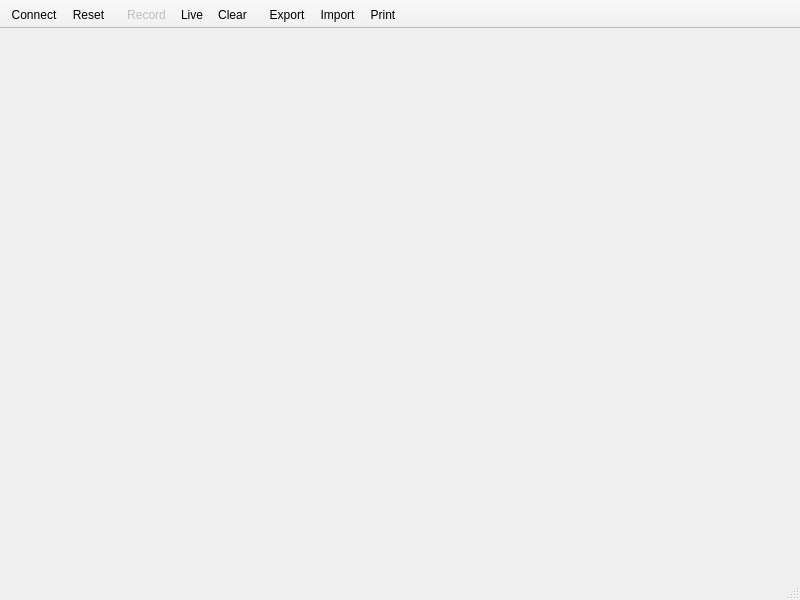
<?xml version="1.0" encoding="UTF-8"?>
<ui version="4.0">
 <class>UIMainWindow</class>
 <widget class="QMainWindow" name="UIMainWindow">
  <property name="geometry">
   <rect>
    <x>0</x>
    <y>0</y>
    <width>800</width>
    <height>600</height>
   </rect>
  </property>
  <property name="minimumSize">
   <size>
    <width>500</width>
    <height>450</height>
   </size>
  </property>
  <property name="windowIcon">
   <iconset resource="../resources.qrc">
    <normaloff>:/Symbols/icon.xpm</normaloff>:/Symbols/icon.xpm</iconset>
  </property>
  <widget class="QWidget" name="centralwidget"/>
  <widget class="QStatusBar" name="statusbar"/>
  <widget class="QToolBar" name="toolBarDMM">
   <property name="windowTitle">
    <string>DMM</string>
   </property>
   <property name="toolTip">
    <string/>
   </property>
   <property name="movable">
    <bool>false</bool>
   </property>
   <property name="toolButtonStyle">
    <enum>Qt::ToolButtonTextUnderIcon</enum>
   </property>
   <property name="floatable">
    <bool>false</bool>
   </property>
   <attribute name="toolBarArea">
    <enum>TopToolBarArea</enum>
   </attribute>
   <attribute name="toolBarBreak">
    <bool>false</bool>
   </attribute>
   <addaction name="action_Connect"/>
   <addaction name="action_Reset"/>
  </widget>
  <widget class="QToolBar" name="toolBarRecorder">
   <property name="windowTitle">
    <string>Graph</string>
   </property>
   <property name="toolTip">
    <string/>
   </property>
   <property name="movable">
    <bool>false</bool>
   </property>
   <property name="toolButtonStyle">
    <enum>Qt::ToolButtonTextUnderIcon</enum>
   </property>
   <attribute name="toolBarArea">
    <enum>TopToolBarArea</enum>
   </attribute>
   <attribute name="toolBarBreak">
    <bool>false</bool>
   </attribute>
   <addaction name="action_Record"/>
   <addaction name="action_Live"/>
   <addaction name="action_Clear"/>
  </widget>
  <widget class="QToolBar" name="toolBarFile">
   <property name="windowTitle">
    <string>File</string>
   </property>
   <property name="movable">
    <bool>false</bool>
   </property>
   <property name="toolButtonStyle">
    <enum>Qt::ToolButtonTextUnderIcon</enum>
   </property>
   <property name="floatable">
    <bool>false</bool>
   </property>
   <attribute name="toolBarArea">
    <enum>TopToolBarArea</enum>
   </attribute>
   <attribute name="toolBarBreak">
    <bool>false</bool>
   </attribute>
   <addaction name="action_Export"/>
   <addaction name="action_Import"/>
   <addaction name="action_Print"/>
  </widget>
  <widget class="QToolBar" name="toolBarMenu">
   <property name="windowTitle">
    <string>Menu</string>
   </property>
   <property name="movable">
    <bool>false</bool>
   </property>
   <property name="toolButtonStyle">
    <enum>Qt::ToolButtonTextUnderIcon</enum>
   </property>
   <property name="floatable">
    <bool>false</bool>
   </property>
   <attribute name="toolBarArea">
    <enum>TopToolBarArea</enum>
   </attribute>
   <attribute name="toolBarBreak">
    <bool>false</bool>
   </attribute>
  </widget>
  <action name="action_Export">
   <property name="icon">
    <iconset theme="document-export"/>
   </property>
   <property name="text">
    <string>&amp;Export</string>
   </property>
   <property name="toolTip">
    <string>Export graph</string>
   </property>
   <property name="whatsThis">
    <string>&lt;html&gt;&lt;head/&gt;&lt;body&gt;&lt;p&gt;&lt;span style=&quot; font-weight:600;&quot;&gt;Export the recording&lt;/span&gt;&lt;/p&gt;&lt;p&gt;Writes the recording as CSV, Excel or OpenDocument: one row per sample time, or every reading at its time.&lt;/p&gt;&lt;/body&gt;&lt;/html&gt;</string>
   </property>
   <property name="shortcut">
    <string notr="true">Ctrl+E</string>
   </property>
   <property name="iconVisibleInMenu">
    <bool>true</bool>
   </property>
  </action>
  <action name="action_Import">
   <property name="icon">
    <iconset theme="document-import"/>
   </property>
   <property name="text">
    <string>&amp;Import</string>
   </property>
   <property name="toolTip">
    <string>Import graph</string>
   </property>
   <property name="whatsThis">
    <string>&lt;html&gt;&lt;head/&gt;&lt;body&gt;&lt;p&gt;&lt;span style=&quot; font-weight:600;&quot;&gt;Import a recording&lt;/span&gt;&lt;/p&gt;&lt;p&gt;Loads a file exported before into the graph, to zoom, scroll and export. A file QtDMM cannot read is refused.&lt;/p&gt;&lt;/body&gt;&lt;/html&gt;</string>
   </property>
   <property name="shortcut">
    <string notr="true">Ctrl+I</string>
   </property>
   <property name="iconVisibleInMenu">
    <bool>true</bool>
   </property>
  </action>
  <action name="action_Print">
   <property name="icon">
    <iconset theme="document-print"/>
   </property>
   <property name="text">
    <string>&amp;Print</string>
   </property>
   <property name="toolTip">
    <string>Print graph</string>
   </property>
   <property name="whatsThis">
    <string>&lt;html&gt;&lt;head/&gt;&lt;body&gt;&lt;p&gt;&lt;span style=&quot; font-weight:600;&quot;&gt;Print the graph&lt;/span&gt;&lt;/p&gt;&lt;p&gt;A dialog asks for a title and a comment and lets you choose the printer; printing into a PDF file works too.&lt;/p&gt;&lt;/body&gt;&lt;/html&gt;</string>
   </property>
   <property name="shortcut">
    <string notr="true">Ctrl+P</string>
   </property>
   <property name="iconVisibleInMenu">
    <bool>true</bool>
   </property>
  </action>
  <action name="action_Configure">
   <property name="icon">
    <iconset theme="configure"/>
   </property>
   <property name="text">
    <string>&amp;Configure</string>
   </property>
   <property name="whatsThis">
    <string>&lt;html&gt;&lt;head/&gt;&lt;body&gt;&lt;p&gt;&lt;span style=&quot; font-weight:600;&quot;&gt;Settings&lt;/span&gt;&lt;/p&gt;&lt;p&gt;The settings: appearance, graph, recording, alarms and the SCPI server. The meter is set up with Add device.&lt;/p&gt;&lt;/body&gt;&lt;/html&gt;</string>
   </property>
   <property name="shortcut">
    <string notr="true">F8</string>
   </property>
   <property name="iconVisibleInMenu">
    <bool>true</bool>
   </property>
  </action>
  <action name="action_Quit">
   <property name="icon">
    <iconset theme="application-exit"/>
   </property>
   <property name="text">
    <string>&amp;Quit</string>
   </property>
   <property name="whatsThis">
    <string>&lt;html&gt;&lt;head/&gt;&lt;body&gt;&lt;p&gt;&lt;span style=&quot; font-weight:600;&quot;&gt;Quit QtDMM&lt;/span&gt;&lt;/p&gt;&lt;p&gt;When a recording is not saved yet, QtDMM offers to export it first.&lt;/p&gt;&lt;/body&gt;&lt;/html&gt;</string>
   </property>
   <property name="shortcut">
    <string notr="true">Ctrl+Q</string>
   </property>
   <property name="iconVisibleInMenu">
    <bool>true</bool>
   </property>
  </action>
  <action name="action_Connect">
   <property name="checkable">
    <bool>true</bool>
   </property>
   <property name="icon">
    <iconset theme="network-connect"/>
   </property>
   <property name="text">
    <string>&amp;Connect</string>
   </property>
   <property name="toolTip">
    <string>Connect/Disconnect DMM</string>
   </property>
   <property name="whatsThis">
    <string>&lt;html&gt;&lt;head/&gt;&lt;body&gt;&lt;p&gt;&lt;span style=&quot; font-weight:600;&quot;&gt;Connect to the Multimeter&lt;/span&gt;&lt;/p&gt;&lt;p&gt;This will establish the serial connection to the dmm. If not connected the serial port is free and can be used by other software.&lt;/p&gt;&lt;/body&gt;&lt;/html&gt;</string>
   </property>
   <property name="shortcut">
    <string notr="true">Ctrl+C</string>
   </property>
   <property name="iconVisibleInMenu">
    <bool>true</bool>
   </property>
  </action>
  <action name="action_Graph">
   <property name="checkable">
    <bool>true</bool>
   </property>
   <property name="checked">
    <bool>true</bool>
   </property>
   <property name="icon">
    <iconset theme="office-chart-line"/>
   </property>
   <property name="text">
    <string>&amp;Graph</string>
   </property>
   <property name="toolTip">
    <string>show or hide the graph</string>
   </property>
   <property name="whatsThis">
    <string>&lt;html&gt;&lt;head/&gt;&lt;body&gt;&lt;p&gt;&lt;span style=&quot; font-weight:600;&quot;&gt;Graph&lt;/span&gt;&lt;/p&gt;&lt;p&gt;Show or hide the graph. Recording continues while the graph is hidden; with only the display and the meter panels visible the window can be made much smaller.&lt;/p&gt;&lt;/body&gt;&lt;/html&gt;</string>
   </property>
   <property name="iconVisibleInMenu">
    <bool>true</bool>
   </property>
   <property name="shortcut">
    <string notr="true">Ctrl+G</string>
   </property>
  </action>
  <action name="action_Reset">
   <property name="icon">
    <iconset theme="edit-clear-history"/>
   </property>
   <property name="text">
    <string>&amp;Reset</string>
   </property>
   <property name="toolTip">
    <string>reset min/max</string>
   </property>
   <property name="whatsThis">
    <string>&lt;html&gt;&lt;head/&gt;&lt;body&gt;&lt;p&gt;&lt;span style=&quot; font-weight:600;&quot;&gt;Reset min/max values&lt;/span&gt;&lt;/p&gt;&lt;p&gt;The min/max values in the display will be reset. You can activate this option at any time. &lt;/p&gt;&lt;/body&gt;&lt;/html&gt;</string>
   </property>
   <property name="shortcut">
    <string notr="true">F4</string>
   </property>
   <property name="iconVisibleInMenu">
    <bool>true</bool>
   </property>
  </action>
  <action name="action_ConfigureDMM">
   <property name="text">
    <string>&amp;Device settings...</string>
   </property>
   <property name="whatsThis">
    <string>&lt;html&gt;&lt;head/&gt;&lt;body&gt;&lt;p&gt;&lt;span style=&quot; font-weight:600;&quot;&gt;Device settings&lt;/span&gt;&lt;/p&gt;&lt;p&gt;The settings of the device in use, as Settings... in its context menu in the sidebar. Without a device: Add device.&lt;/p&gt;&lt;/body&gt;&lt;/html&gt;</string>
   </property>
   <property name="shortcut">
    <string notr="true">Shift+F8</string>
   </property>
   <property name="iconVisibleInMenu">
    <bool>true</bool>
   </property>
  </action>
  <action name="action_Start">
   <property name="enabled">
    <bool>false</bool>
   </property>
   <property name="icon">
    <iconset theme="media-record"/>
   </property>
   <property name="text">
    <string>&amp;Start</string>
   </property>
   <property name="toolTip">
    <string>Start recording</string>
   </property>
   <property name="whatsThis">
    <string>&lt;html&gt;&lt;head/&gt;&lt;body&gt;&lt;p&gt;&lt;span style=&quot; font-weight:600;&quot;&gt;Start recording&lt;/span&gt;&lt;/p&gt;&lt;p&gt;Asks for the length and starts a recording. A start at a clock time or at a threshold is set under Settings, Recording (Ctrl+F8).&lt;/p&gt;&lt;/body&gt;&lt;/html&gt;</string>
   </property>
   <property name="shortcut">
    <string notr="true">Ctrl+S</string>
   </property>
   <property name="iconVisibleInMenu">
    <bool>true</bool>
   </property>
  </action>
  <action name="action_Stop">
   <property name="enabled">
    <bool>false</bool>
   </property>
   <property name="icon">
    <iconset theme="media-playback-stop"/>
   </property>
   <property name="text">
    <string>S&amp;top</string>
   </property>
   <property name="toolTip">
    <string>Stop recording</string>
   </property>
   <property name="whatsThis">
    <string>&lt;html&gt;&lt;head/&gt;&lt;body&gt;&lt;p&gt;&lt;span style=&quot; font-weight:600;&quot;&gt;Stop recording&lt;/span&gt;&lt;/p&gt;&lt;p&gt;Stops the recording, however it was started.&lt;/p&gt;&lt;/body&gt;&lt;/html&gt;</string>
   </property>
   <property name="shortcut">
    <string notr="true">Ctrl+X</string>
   </property>
   <property name="iconVisibleInMenu">
    <bool>true</bool>
   </property>
  </action>
  <action name="action_Record">
   <property name="enabled">
    <bool>false</bool>
   </property>
   <property name="text">
    <string>&amp;Record</string>
   </property>
   <property name="toolTip">
    <string>Start recording</string>
   </property>
   <property name="whatsThis">
    <string>&lt;html&gt;&lt;head/&gt;&lt;body&gt;&lt;p&gt;&lt;span style=&quot; font-weight:600;&quot;&gt;Record&lt;/span&gt;&lt;/p&gt;&lt;p&gt;Starts a recording: the graph is cleared and fills from now on, until the recording length or until you press the button again (a red square while it records). The recording then stands in the graph to zoom, save and export. Press F8 to set the recording length and the start options.&lt;/p&gt;&lt;/body&gt;&lt;/html&gt;</string>
   </property>
   <property name="shortcut">
    <string notr="true">Space</string>
   </property>
   <property name="iconVisibleInMenu">
    <bool>true</bool>
   </property>
  </action>
  <action name="action_Live">
   <property name="checkable">
    <bool>true</bool>
   </property>
   <property name="icon">
    <iconset theme="media-playback-start"/>
   </property>
   <property name="text">
    <string>&amp;Live</string>
   </property>
   <property name="toolTip">
    <string>Live: the graph runs with the last readings</string>
   </property>
   <property name="whatsThis">
    <string>&lt;html&gt;&lt;head/&gt;&lt;body&gt;&lt;p&gt;&lt;span style=&quot; font-weight:600;&quot;&gt;Live&lt;/span&gt;&lt;/p&gt;&lt;p&gt;The graph shows the readings of the last recording length, running through; older ones fall out on the left. QtDMM is live after connecting. After a recording or a loaded file, Live leaves them (unsaved readings are offered for export first). Saving or exporting while live saves what the graph holds up to now.&lt;/p&gt;&lt;/body&gt;&lt;/html&gt;</string>
   </property>
   <property name="iconVisibleInMenu">
    <bool>true</bool>
   </property>
  </action>
  <action name="action_Clear">
   <property name="icon">
    <iconset theme="draw-eraser"/>
   </property>
   <property name="text">
    <string>&amp;Clear</string>
   </property>
   <property name="toolTip">
    <string>Clear graph</string>
   </property>
   <property name="whatsThis">
    <string>&lt;html&gt;&lt;head/&gt;&lt;body&gt;&lt;p&gt;&lt;span style=&quot; font-weight:600;&quot;&gt;Clear the graph&lt;/span&gt;&lt;/p&gt;&lt;p&gt;Empties the recording or the live graph; a recording viewed goes back to Live.&lt;/p&gt;&lt;/body&gt;&lt;/html&gt;</string>
   </property>
   <property name="shortcut">
    <string notr="true">Ctrl+Del</string>
   </property>
   <property name="iconVisibleInMenu">
    <bool>true</bool>
   </property>
  </action>
  <action name="actionConfigureRecorder">
   <property name="text">
    <string>C&amp;onfigure</string>
   </property>
   <property name="whatsThis">
    <string>&lt;html&gt;&lt;head/&gt;&lt;body&gt;&lt;p&gt;&lt;span style=&quot; font-weight:600;&quot;&gt;Settings&lt;/span&gt;&lt;/p&gt;&lt;p&gt;The settings: appearance, graph, recording, alarms and the SCPI server. The meter is set up with Add device.&lt;/p&gt;&lt;/body&gt;&lt;/html&gt;</string>
   </property>
   <property name="shortcut">
    <string notr="true">Ctrl+F8</string>
   </property>
   <property name="iconVisibleInMenu">
    <bool>true</bool>
   </property>
  </action>
  <action name="action_Direct_help">
   <property name="icon">
    <iconset theme="help-whatsthis"/>
   </property>
   <property name="text">
    <string>Direct Hel&amp;p</string>
   </property>
   <property name="iconText">
    <string>Help</string>
   </property>
   <property name="whatsThis">
    <string>&lt;html&gt;&lt;head/&gt;&lt;body&gt;&lt;p&gt;&lt;span style=&quot; font-weight:600;&quot;&gt;Direct Help&lt;/span&gt;&lt;/p&gt;&lt;p&gt;Enter the direct help mode. You have done this already when reading this text :)&lt;/p&gt;&lt;/body&gt;&lt;/html&gt;</string>
   </property>
   <property name="shortcut">
    <string notr="true">Shift+F1</string>
   </property>
   <property name="iconVisibleInMenu">
    <bool>true</bool>
   </property>
  </action>
  <action name="action_Help">
   <property name="icon">
    <iconset theme="help-contents"/>
   </property>
   <property name="text">
    <string>&amp;Handbook</string>
   </property>
   <property name="iconText">
    <string>Handbook</string>
   </property>
   <property name="whatsThis">
    <string>&lt;html&gt;&lt;head/&gt;&lt;body&gt;&lt;p&gt;&lt;span style=&quot; font-weight:600;&quot;&gt;Handbook&lt;/span&gt;&lt;/p&gt;&lt;p&gt;Open the QtDMM handbook: connecting a meter, recording, troubleshooting and the list of supported devices.&lt;/p&gt;&lt;/body&gt;&lt;/html&gt;</string>
   </property>
   <property name="shortcut">
    <string notr="true">F1</string>
   </property>
   <property name="iconVisibleInMenu">
    <bool>true</bool>
   </property>
  </action>
  <action name="action_About">
   <property name="icon">
    <iconset theme="help-about"/>
   </property>
   <property name="text">
    <string>A&amp;bout</string>
   </property>
   <property name="whatsThis">
    <string>&lt;html&gt;&lt;head/&gt;&lt;body&gt;&lt;p&gt;&lt;span style=&quot; font-weight:600;&quot;&gt;Copyright information&lt;/span&gt;&lt;/p&gt;&lt;p&gt;Show copyright information and some blurb about QtDMM. &lt;/p&gt;&lt;/body&gt;&lt;/html&gt;</string>
   </property>
   <property name="iconVisibleInMenu">
    <bool>true</bool>
   </property>
  </action>
  <action name="action_Menu">
   <property name="icon">
    <iconset theme="application-menu"/>
   </property>
   <property name="text">
    <string>Menu</string>
   </property>
   <property name="toolTip">
    <string>Menu</string>
   </property>
   <property name="shortcut">
    <string>Ctrl+M</string>
   </property>
  </action>
 </widget>
 <resources>
  <include location="../resources.qrc"/>
 </resources>
 <connections/>
</ui>
